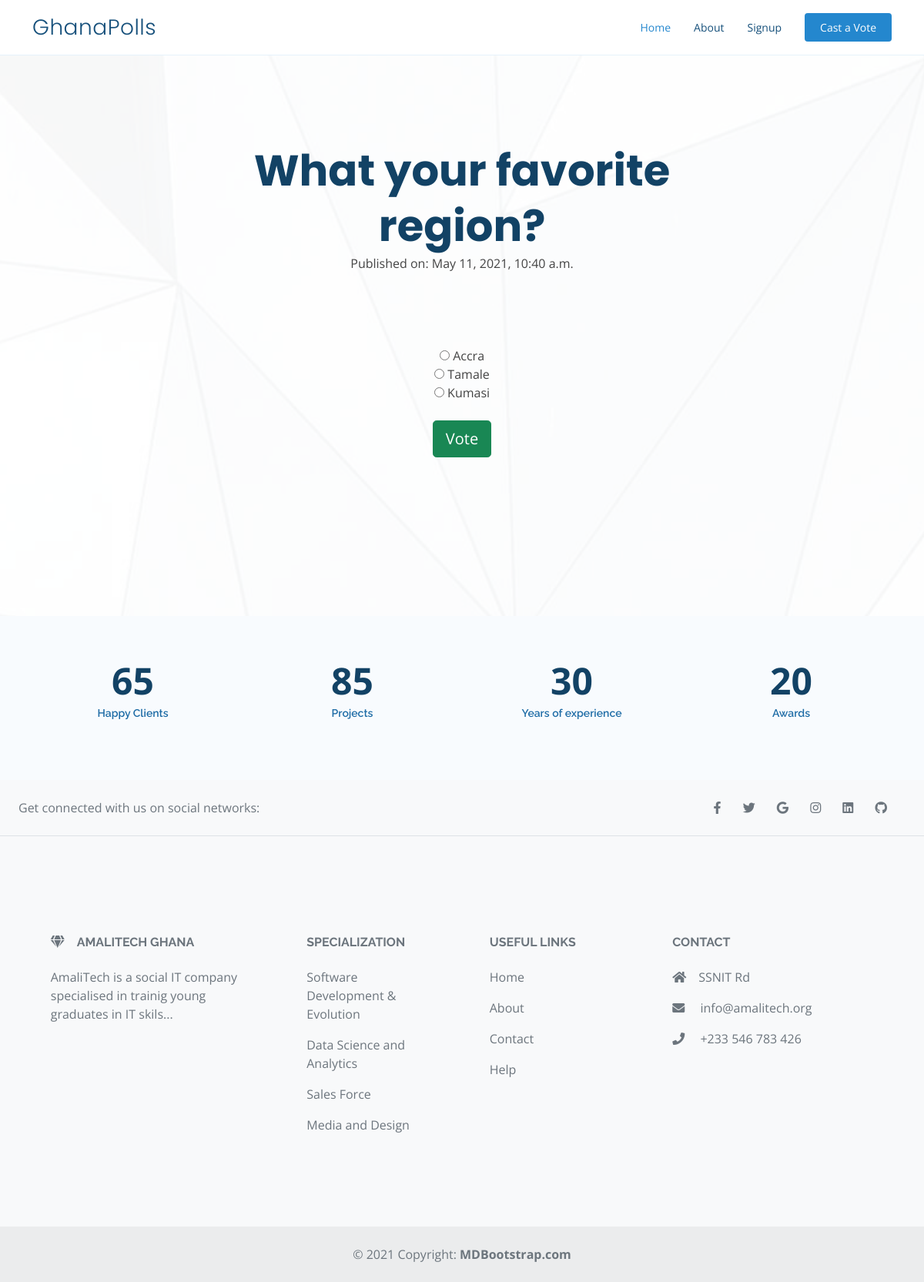
The page /what-your-favorite-region/ on the database its author committed.
### polls/models.py (models this page shows, shortened)
class Question(models.Model):
    question_text = models.CharField(max_length=200)
    question_description = models.CharField(max_length = 1000, blank=True)
    pub_date = models.DateTimeField('date published')
    slug = models.SlugField(max_length=255, unique=False, null = True)
    active = models.BooleanField(default=False)
    class Meta:
        verbose_name_plural = 'Questions'
        ordering = ['-pub_date']

class Choice(models.Model):
    question = models.ForeignKey(Question, on_delete=models.CASCADE)
    choice_text = models.CharField(max_length=200)
    votes = models.IntegerField(default=0)

### polls/views.py (the view)
# urls.py: path('<slug>/',views.detail, name = 'detail'),
def detail(request, slug):
    try:
        question = Question.objects.get(slug=slug)
    except Question.DoesNotExist:
        raise Http404("Question does not exist")
    return render(request, 'polls/detail.html', {'question': question})

### templates/polls/detail.html (shortened to what this page needs)
<!DOCTYPE html>
{% extends "base.html" %}
{% block hero %}
<section id="hero" class="d-flex align-items-center">
    <div class="container position-relative" data-aos="fade-up" data-aos-delay="100">
      <div class="row justify-content-center">
        <div class="col-xl-7 col-lg-9 text-center">
          <h1>{{ question.question_text }} </h1>
          <p>Published on: <span>{{ question.pub_date }}</span></p>
        </div>
      </div>
      <div class = 'container text-center'>
        <form action="{% url 'polls:pollvote' question.slug %}" method="post">
            {% for choice in question.choice_set.all %}
                <input type="radio" name="choice" id="choice{{ forloop.counter }}" value="{{ choice.id }}">
                <label for="choice{{ forloop.counter }}">{{ choice.choice_text|title }}</label><br>
            {% endfor %}
            <div class="text-center">
                <input class="btn btn-lg btn-success mt-4" type="submit" value="Vote">
            </div>
        </form>
      </div>
    </div>
  </section>
{% endblock %}

### templates/base.html (shortened to what this page needs)
<!DOCTYPE html>
<html lang="en">
{% include "head.html" %}
<body>
    {% block header %}
        {% include "header.html" %}
     {% endblock %}
    {% block hero %}{% endblock %}
    {% block counts %}
        {% include "counts.html" %}
    {% endblock %}
    {% block footer%}
        {% include "footer.html" %}
    {% endblock %}
</body>
</html>

### templates/head.html (shortened to what this page needs)
{% load static %}
<head>
    <link href="{% static 'assets/vendor/aos/aos.css' %}" rel="stylesheet">
    <link href="{% static 'assets/vendor/bootstrap/css/bootstrap.min.css' %}" rel="stylesheet">
    <link href="{% static 'assets/vendor/bootstrap-icons/bootstrap-icons.css' %}" rel="stylesheet">
    <link href="{% static 'assets/vendor/boxicons/css/boxicons.min.css' %}" rel="stylesheet">
    <link href="{% static 'assets/vendor/glightbox/css/glightbox.min.css' %}" rel="stylesheet">
    <link href="{% static 'assets/vendor/remixicon/remixicon.css' %}" rel="stylesheet">
    <link href="{% static 'assets/vendor/swiper/swiper-bundle.min.css' %}" rel="stylesheet">
    <link href="{% static 'assets/css/style.css' %}" rel="stylesheet">
    <link rel="stylesheet" href="https://use.fontawesome.com/releases/v5.15.2/css/all.css"
integrity="sha384-vSIIfh2YWi9wW0r9iZe7RJPrKwp6bG+s9QZMoITbCckVJqGCCRhc+ccxNcdpHuYu">
  </head>

### templates/header.html (shortened to what this page needs)
{% load static %}
<header id="header" class="fixed-top">
    <div class="container d-flex align-items-center justify-content-between">
      <h1 class="logo"><a href="{% url 'polls:home' %}">GhanaPolls</a></h1>
      <nav id="navbar" class="navbar">
        <ul>
          <li><a class="nav-link scrollto active" href="{% url 'polls:home' %}">Home</a></li>
          <li><a class="nav-link scrollto" href="#about">About</a></li>
          <li><a class="nav-link scrollto" href="{% url 'polls:signup' %}">Signup</a></li>
          <li><a class="getstarted scrollto" href="#about">Cast a Vote</a></li>
        </ul>
      </nav>
    </div>
  </header>

### templates/counts.html
{% load static %}
<section id="counts" class="counts section-bg">
    <div class="container">
      <div class="row justify-content-end">
        <div class="col-lg-3 col-md-5 col-6 d-md-flex align-items-md-stretch">
          <div class="count-box">
            <span data-purecounter-start="0" data-purecounter-end="65" data-purecounter-duration="2" class="purecounter"></span>
            <p>Happy Clients</p>
          </div>
        </div>
        <div class="col-lg-3 col-md-5 col-6 d-md-flex align-items-md-stretch">
          <div class="count-box">
            <span data-purecounter-start="0" data-purecounter-end="85" data-purecounter-duration="2" class="purecounter"></span>
            <p>Projects</p>
          </div>
        </div>
        <div class="col-lg-3 col-md-5 col-6 d-md-flex align-items-md-stretch">
          <div class="count-box">
            <span data-purecounter-start="0" data-purecounter-end="30" data-purecounter-duration="2" class="purecounter"></span>
            <p>Years of experience</p>
          </div>
        </div>
        <div class="col-lg-3 col-md-5 col-6 d-md-flex align-items-md-stretch">
          <div class="count-box">
            <span data-purecounter-start="0" data-purecounter-end="20" data-purecounter-duration="2" class="purecounter"></span>
            <p>Awards</p>
          </div>
        </div>
      </div>
    </div>
  </section>

### templates/footer.html
{% load static %}
<footer class="text-center text-lg-start bg-light text-muted">
  <section
    class="d-flex justify-content-center justify-content-lg-between p-4 border-bottom"
  >
    <div class="me-5 d-none d-lg-block">
      <span>Get connected with us on social networks:</span>
    </div>
    <div>
      <a href="" class="me-4 text-reset">
        <i class="fab fa-facebook-f"></i>
      </a>
      <a href="" class="me-4 text-reset">
        <i class="fab fa-twitter"></i>
      </a>
      <a href="" class="me-4 text-reset">
        <i class="fab fa-google"></i>
      </a>
      <a href="" class="me-4 text-reset">
        <i class="fab fa-instagram"></i>
      </a>
      <a href="" class="me-4 text-reset">
        <i class="fab fa-linkedin"></i>
      </a>
      <a href="" class="me-4 text-reset">
        <i class="fab fa-github"></i>
      </a>
    </div>
  </section>
  <section class="">
    <div class="container text-center text-md-start mt-5">
      <div class="row mt-3">
        <div class="col-md-3 col-lg-4 col-xl-3 mx-auto mb-4">
          <h6 class="text-uppercase fw-bold mb-4">
            <i class="fas fa-gem me-3"></i>AmaliTech Ghana
          </h6>
          <p>
          AmaliTech is a social IT company specialised in trainig young graduates in IT skils...
          </p>
        </div>
        <div class="col-md-2 col-lg-2 col-xl-2 mx-auto mb-4">
          <h6 class="text-uppercase fw-bold mb-4">
           Specialization
          </h6>
          <p>
            <a href="#!" class="text-reset">Software Development & Evolution</a>
          </p>
          <p>
            <a href="#!" class="text-reset">Data Science and Analytics</a>
          </p>
          <p>
            <a href="#!" class="text-reset">Sales Force</a>
          </p>
          <p>
            <a href="#!" class="text-reset">Media and Design</a>
          </p>
        </div>
        <div class="col-md-3 col-lg-2 col-xl-2 mx-auto mb-4">
          <h6 class="text-uppercase fw-bold mb-4">
            Useful links
          </h6>
          <p>
            <a href="#!" class="text-reset">Home</a>
          </p>
          <p>
            <a href="#!" class="text-reset">About</a>
          </p>
          <p>
            <a href="#!" class="text-reset">Contact</a>
          </p>
          <p>
            <a href="#!" class="text-reset">Help</a>
          </p>
        </div>
        <div class="col-md-4 col-lg-3 col-xl-3 mx-auto mb-md-0 mb-4">
          <h6 class="text-uppercase fw-bold mb-4">
            Contact
          </h6>
          <p><i class="fas fa-home me-3"></i>SSNIT Rd </p>
          <p>
            <i class="fas fa-envelope me-3"></i>
            info@amalitech.org
          </p>
          <p><i class="fas fa-phone me-3"></i> +233 546 783 426</p>
        </div>
      </div>
    </div>
  </section>
  <div class="text-center p-4" style="background-color: rgba(0, 0, 0, 0.05);">
    © 2021 Copyright:
    <a class="text-reset fw-bold" href="https://mdbootstrap.com/">MDBootstrap.com</a>
  </div>
</footer>

### templates/scripts.html (shortened to what this page needs)
{% load static %}

### static/assets/css/style.css (style rules this page uses)
body { font-family: "Open Sans", sans-serif; color: #444444; }
a { color: #2487ce; text-decoration: none; }
h1, h2, h3, h4, h5, h6 { font-family: "Raleway", sans-serif; }
#header { transition: all 0.5s; background: #fff; z-index: 997; padding: 15px 0; border-bottom: 1px solid #e6f2fb; }
#header .logo { font-size: 28px; margin: 0; padding: 0; line-height: 1; font-weight: 300; letter-spacing: 0.5px; font-family: "Poppins", sans-serif; }
#header .logo a { color: #16507b; }
.navbar { padding: 0; }
.navbar ul { margin: 0; padding: 0; display: flex; list-style: none; align-items: center; }
.navbar li { position: relative; }
.navbar a { display: flex; align-items: center; justify-content: space-between; padding: 10px 0 10px 30px; font-size: 14px; color: #16507b; white-space: nowrap; transition: 0.3s; }
.navbar a:hover, .navbar .active, .navbar li:hover > a { color: #2487ce; }
.navbar .getstarted { background: #2487ce; padding: 8px 20px; margin-left: 30px; border-radius: 4px; color: #fff; }
#hero { width: 100%; height: 100vh; position: relative; background: url("../img/hero-bg.jpg") top center; background-size: cover; position: relative; }
#hero:before { content: ""; background: rgba(255, 255, 255, 0.8); position: absolute; bottom: 0; top: 0; left: 0; right: 0; }
#hero .container { padding-top: 80px; }
#hero h1 { margin: 0; font-size: 56px; font-weight: 700; line-height: 72px; color: #124265; font-family: "Poppins", sans-serif; }
@media (min-width: 1024px) { #hero { background-attachment: fixed; } }
section { padding: 80px 0; overflow: hidden; }
.section-bg { background-color: #f8fbfe; }
.counts { padding: 60px 0; }
.counts .count-box { width: 100%; text-align: center; }
.counts .count-box span { font-size: 48px; line-height: 48px; display: block; font-weight: 700; color: #124265; margin-left: 80px; margin: auto; }
.counts .count-box p { padding: 8px 0 0 0; font-family: "Raleway", sans-serif; font-weight: 600; font-size: 14px; color: #1e6ca6; }

### rows shown on the page
Question: question_text "What your favorite region?", pub_date "May 11, 2021, 10:40 a.m."
Choice: choice_text "Accra"
Choice: choice_text "Tamale"
Choice: choice_text "Kumasi"
